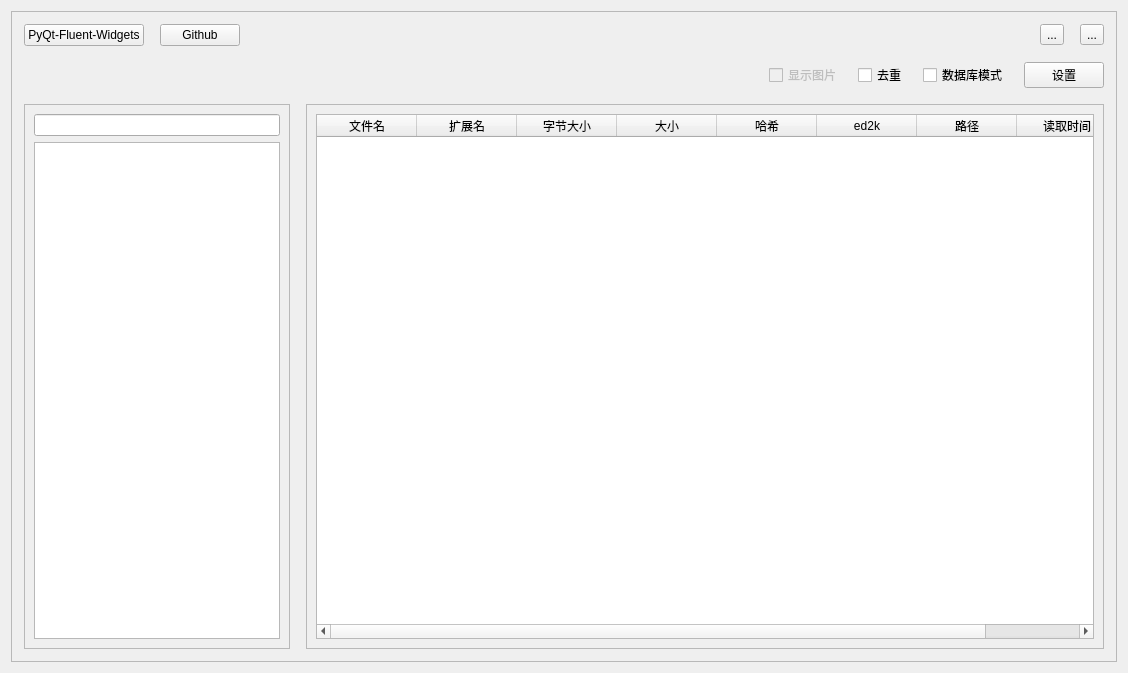
<?xml version="1.0" encoding="UTF-8"?>
<ui version="4.0">
 <class>Form</class>
 <widget class="QWidget" name="Form">
  <property name="geometry">
   <rect>
    <x>0</x>
    <y>0</y>
    <width>1128</width>
    <height>673</height>
   </rect>
  </property>
  <property name="windowTitle">
   <string>Form</string>
  </property>
  <layout class="QVBoxLayout" name="verticalLayout_8">
   <item>
    <widget class="ScrollArea" name="scrollArea">
     <property name="widgetResizable">
      <bool>true</bool>
     </property>
     <widget class="QWidget" name="scrollAreaWidgetContents">
      <property name="geometry">
       <rect>
        <x>0</x>
        <y>0</y>
        <width>1108</width>
        <height>653</height>
       </rect>
      </property>
      <layout class="QVBoxLayout" name="verticalLayout_7">
       <property name="spacing">
        <number>16</number>
       </property>
       <property name="leftMargin">
        <number>12</number>
       </property>
       <property name="topMargin">
        <number>12</number>
       </property>
       <property name="rightMargin">
        <number>12</number>
       </property>
       <property name="bottomMargin">
        <number>12</number>
       </property>
       <item>
        <layout class="QHBoxLayout" name="horizontalLayout">
         <property name="sizeConstraint">
          <enum>QLayout::SetDefaultConstraint</enum>
         </property>
         <item>
          <widget class="PushButton" name="document_pushbutton">
           <property name="text">
            <string>PyQt-Fluent-Widgets</string>
           </property>
          </widget>
         </item>
         <item>
          <widget class="PushButton" name="github_pushbutton">
           <property name="contextMenuPolicy">
            <enum>Qt::NoContextMenu</enum>
           </property>
           <property name="text">
            <string>Github</string>
           </property>
          </widget>
         </item>
         <item>
          <spacer name="horizontalSpacer_2">
           <property name="orientation">
            <enum>Qt::Horizontal</enum>
           </property>
           <property name="sizeHint" stdset="0">
            <size>
             <width>40</width>
             <height>20</height>
            </size>
           </property>
          </spacer>
         </item>
         <item>
          <widget class="ToolButton" name="change_theme_toolbutton">
           <property name="text">
            <string>...</string>
           </property>
          </widget>
         </item>
         <item>
          <widget class="ToolButton" name="feedback_toolbutton">
           <property name="text">
            <string>...</string>
           </property>
          </widget>
         </item>
        </layout>
       </item>
       <item>
        <layout class="QHBoxLayout" name="horizontalLayout_3">
         <property name="spacing">
          <number>16</number>
         </property>
         <item>
          <widget class="QLabel" name="fixed_label">
           <property name="minimumSize">
            <size>
             <width>215</width>
             <height>0</height>
            </size>
           </property>
           <property name="text">
            <string/>
           </property>
           <property name="alignment">
            <set>Qt::AlignCenter</set>
           </property>
          </widget>
         </item>
         <item>
          <widget class="QLabel" name="label">
           <property name="text">
            <string/>
           </property>
           <property name="alignment">
            <set>Qt::AlignCenter</set>
           </property>
          </widget>
         </item>
         <item>
          <widget class="QLabel" name="label_2">
           <property name="text">
            <string/>
           </property>
           <property name="alignment">
            <set>Qt::AlignCenter</set>
           </property>
          </widget>
         </item>
         <item>
          <spacer name="horizontalSpacer">
           <property name="orientation">
            <enum>Qt::Horizontal</enum>
           </property>
           <property name="sizeHint" stdset="0">
            <size>
             <width>40</width>
             <height>20</height>
            </size>
           </property>
          </spacer>
         </item>
         <item>
          <widget class="CheckBox" name="img_checkBox">
           <property name="enabled">
            <bool>false</bool>
           </property>
           <property name="text">
            <string>显示图片</string>
           </property>
          </widget>
         </item>
         <item>
          <widget class="CheckBox" name="deduplicate_checkBox">
           <property name="text">
            <string>去重</string>
           </property>
          </widget>
         </item>
         <item>
          <widget class="CheckBox" name="database_checkBox">
           <property name="text">
            <string>数据库模式</string>
           </property>
          </widget>
         </item>
         <item>
          <widget class="PushButton" name="database_settings_pushButton">
           <property name="text">
            <string>设置</string>
           </property>
          </widget>
         </item>
        </layout>
       </item>
       <item>
        <layout class="QHBoxLayout" name="horizontalLayout_2" stretch="1,3">
         <item>
          <widget class="QFrame" name="frame_2">
           <property name="frameShape">
            <enum>QFrame::StyledPanel</enum>
           </property>
           <property name="frameShadow">
            <enum>QFrame::Raised</enum>
           </property>
           <layout class="QVBoxLayout" name="verticalLayout_2">
            <property name="leftMargin">
             <number>9</number>
            </property>
            <property name="topMargin">
             <number>9</number>
            </property>
            <property name="rightMargin">
             <number>9</number>
            </property>
            <item>
             <widget class="mySearchLineEdit" name="search_lineEdit"/>
            </item>
            <item>
             <widget class="myFileTreeView" name="treeView"/>
            </item>
           </layout>
          </widget>
         </item>
         <item>
          <widget class="QFrame" name="frame">
           <property name="frameShape">
            <enum>QFrame::StyledPanel</enum>
           </property>
           <property name="frameShadow">
            <enum>QFrame::Raised</enum>
           </property>
           <layout class="QVBoxLayout" name="verticalLayout">
            <item>
             <widget class="myTableWidget" name="tableWidget">
              <property name="wordWrap">
               <bool>false</bool>
              </property>
              <attribute name="horizontalHeaderStretchLastSection">
               <bool>true</bool>
              </attribute>
              <attribute name="verticalHeaderVisible">
               <bool>false</bool>
              </attribute>
              <column>
               <property name="text">
                <string>文件名</string>
               </property>
              </column>
              <column>
               <property name="text">
                <string>扩展名</string>
               </property>
              </column>
              <column>
               <property name="text">
                <string>字节大小</string>
               </property>
              </column>
              <column>
               <property name="text">
                <string>大小</string>
               </property>
              </column>
              <column>
               <property name="text">
                <string>哈希</string>
               </property>
              </column>
              <column>
               <property name="text">
                <string>ed2k</string>
               </property>
              </column>
              <column>
               <property name="text">
                <string>路径</string>
               </property>
              </column>
              <column>
               <property name="text">
                <string>读取时间</string>
               </property>
              </column>
             </widget>
            </item>
           </layout>
          </widget>
         </item>
        </layout>
       </item>
      </layout>
     </widget>
    </widget>
   </item>
  </layout>
 </widget>
 <customwidgets>
  <customwidget>
   <class>PushButton</class>
   <extends>QPushButton</extends>
   <header>qfluentwidgets</header>
  </customwidget>
  <customwidget>
   <class>CheckBox</class>
   <extends>QCheckBox</extends>
   <header>qfluentwidgets</header>
  </customwidget>
  <customwidget>
   <class>myFileTreeView</class>
   <extends>QTreeView</extends>
   <header>my_fluent_widget</header>
  </customwidget>
  <customwidget>
   <class>myTableWidget</class>
   <extends>QTableWidget</extends>
   <header>my_fluent_widget</header>
  </customwidget>
  <customwidget>
   <class>mySearchLineEdit</class>
   <extends>QLineEdit</extends>
   <header>my_fluent_widget</header>
  </customwidget>
  <customwidget>
   <class>ScrollArea</class>
   <extends>QScrollArea</extends>
   <header>qfluentwidgets</header>
   <container>1</container>
  </customwidget>
  <customwidget>
   <class>ToolButton</class>
   <extends>QToolButton</extends>
   <header>qfluentwidgets</header>
  </customwidget>
 </customwidgets>
 <resources>
  <include location="../../resource/resouce.qrc"/>
 </resources>
 <connections/>
</ui>
